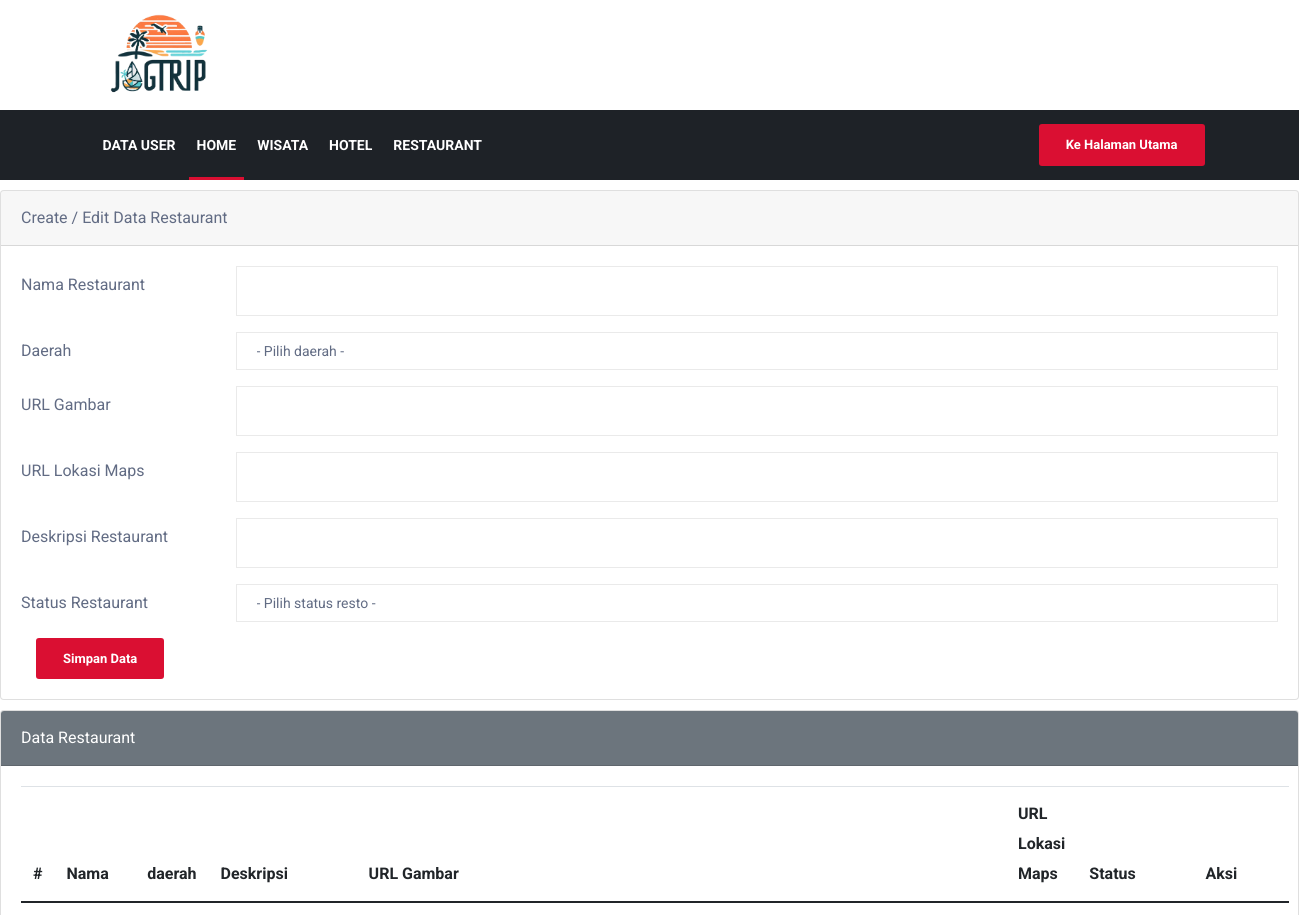
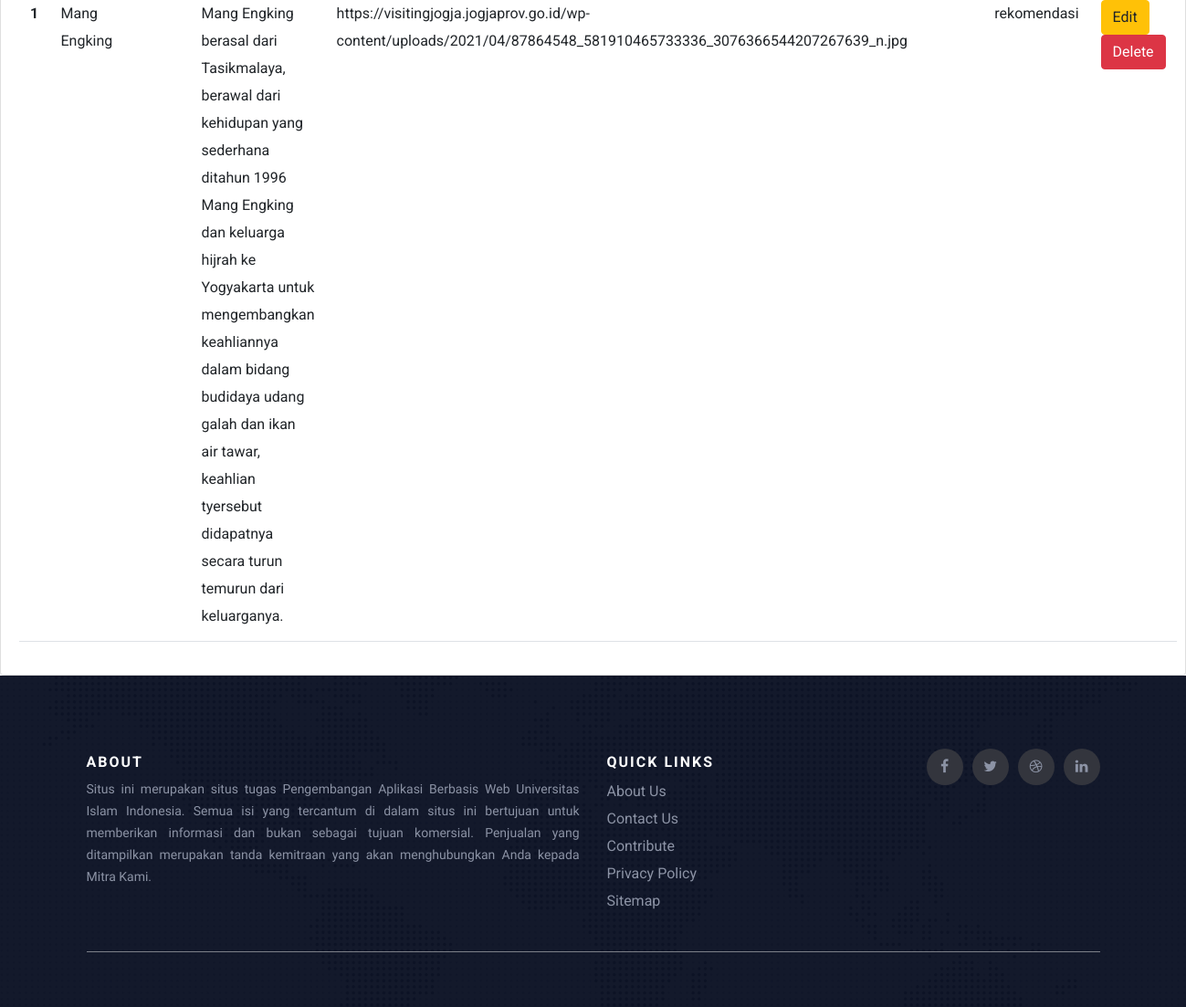
Screenshot of /admin-page/CRUD-restaurant.php with the database file from the repository (2 pictures, top to bottom).
### tables this page shows
CREATE TABLE `resto` (
  `id_resto` int(11) NOT NULL,
  `nama_resto` varchar(100) NOT NULL,
  `daerah_resto` varchar(100) NOT NULL,
  `lokasi_resto` text NOT NULL,
  `deskripsi_resto` varchar(10000) NOT NULL,
  `gambar_resto` text NOT NULL,
  `status_resto` varchar(50) NOT NULL
);

### admin-page/CRUD-restaurant.php (the view, shortened to what this page needs)
<?php
include "koneksi.php";
$nama       = "";
$deskripsi  = "";
$lokasi     = "";
$gambar     = "";
?>
<!DOCTYPE html>
<html lang="en">
<head>
    <?php
    include "head.php"
    ?>
</head>
<body>
    <?php
    include "navbar.php"
    ?>
    <div class="mx-auto">
        <div class="card">
            <div class="card-header">
                Create / Edit Data Restaurant
            </div>
            <div class="card-body">
                <form action="" method="POST">
                    <div class="mb-3 row">
                        <label for="nama" class="col-sm-2 col-form-label">Nama Restaurant</label>
                        <div class="col-sm-10">
                            <input type="text" class="form-control" id="nama" name="nama_resto" value="<?php echo $nama ?>">
                        </div>
                    </div>
                    <div class="mb-3 row">
                        <label for="daerah" class="col-sm-2 col-form-label">Daerah</label>
                        <div class="col-sm-10">
                            <select class="form-control" name="daerah_resto" id="daerah">
                                <option value="">- Pilih daerah -</option>
                            </select>
                        </div>
                    </div>
                    <div class="mb-3 row">
                        <label for="gambar" class="col-sm-2 col-form-label">URL Gambar</label>
                        <div class="col-sm-10">
                            <input type="text" class="form-control" id="gambar" name="gambar_resto" value="<?php echo $gambar ?>">
                        </div>
                    </div>
                    <div class="mb-3 row">
                        <label for="lokasi" class="col-sm-2 col-form-label">URL Lokasi Maps</label>
                        <div class="col-sm-10">
                            <input type="text" class="form-control" id="lokasi" name="lokasi_resto" value="<?php echo $lokasi ?>">
                        </div>
                    </div>
                    <div class="mb-3 row">
                        <label for="deskripsi" class="col-sm-2 col-form-label">Deskripsi Restaurant</label>
                        <div class="col-sm-10">
                            <input type="text" class="form-control" id="deskripsi" name="deskripsi_resto" value="<?php echo $deskripsi ?>">
                        </div>
                    </div>
                    <div class="mb-3 row">
                        <label for="status" class="col-sm-2 col-form-label">Status Restaurant</label>
                        <div class="col-sm-10">
                            <select class="form-control" name="status_resto" id="status">
                                <option value="">- Pilih status resto -</option>
                            </select>
                        </div>
                    </div>
                    <div class="col-12">
                        <input type="submit" name="simpan" value="Simpan Data" class="btn btn-primary" />
                    </div>
                </form>
            </div>
        </div>
        <div class="card">
            <div class="card-header text-white bg-secondary">
                Data Restaurant
            </div>
            <div class="card-body">
                <table class="table">
                    <thead>
                        <tr>
                            <th scope="col">#</th>
                            <th scope="col">Nama</th>
                            <th scope="col">daerah</th>
                            <th scope="col">Deskripsi</th>
                            <th scope="col">URL Gambar</th>
                            <th scope="col">URL Lokasi Maps</th>
                            <th scope="col">Status</th>
                            <th scope="col">Aksi</th>
                        </tr>
                    </thead>
                    <tbody>
                        <?php
                        $sql2   = "select * from resto order by id_resto desc";
                        $q2     = mysqli_query($koneksi, $sql2);
                        $urut   = 1;
                        while ($r2 = mysqli_fetch_array($q2)) {
                            $id         = $r2['id_resto'];
                            $nama       = $r2['nama_resto'];
                            $deskripsi  = $r2['deskripsi_resto'];
                            $gambar     = $r2['gambar_resto'];
                            $lokasi     = $r2['lokasi_resto'];
                            $status     = $r2['status_resto'];
                        ?>
                            <tr>
                                <th scope="row"><?php echo $urut++ ?></th>
                                <td scope="row"><?php echo $nama ?></td>
                                <td scope="row"><?php echo $lokasi ?></td>
                                <td scope="row"><?php echo $deskripsi ?></td>
                                <td scope="row"><?php echo $gambar ?></td>
                                <td scope="row"><?php echo $lokasi ?></td>
                                <td scope="row"><?php echo $status ?></td>
                                <td scope="row">
                                    <a href="CRUD-restaurant.php?op=edit&id=<?php echo $id ?>"><button type="button" class="btn btn-warning">Edit</button></a>
                                    <a href="CRUD-restaurant.php?op=delete&id=<?php echo $id ?>" onclick="return confirm('Yakin mau delete data?')"><button type="button" class="btn btn-danger">Delete</button></a>
                                </td>
                            </tr>
                        <?php
                        }
                        ?>
                    </tbody>
                </table>
            </div>
        </div>
    </div>
    <?php
    include "footer.php"
    ?>
</body>
</html>

### admin-page/css/style.css (style rules this page uses)
body { background: #fff; color: #626c84; -webkit-font-smoothing: antialiased; -moz-osx-font-smoothing: grayscale; font-family: "Roboto", sans-serif; font-size: 16px; line-height: 30px; }
html { overflow-x: hidden !important; width: 100%; height: 100%; position: relative; text-rendering: optimizeLegibility; }
body { border: 0; margin: 0; padding: 0; }
a { color: #da0f32; }
a:link, a:visited { text-decoration: none; }
.form-control { -webkit-box-shadow: none; box-shadow: none; border: 1px solid #eaeaea; padding: 5px 20px; height: 50px; background: none; color: #626c84; font-size: 14px; border-radius: 0; font-weight: normal; }
.btn.btn-primary, .btn-dark, .btn-border, .btn-white { font-size: 13px; font-weight: 700; padding: 10px 25px; line-height: 1.33; border-radius: 3px; border: 0; -webkit-transition: color 400ms, background-color 400ms, border-color 400ms; transition: color 400ms, background-color 400ms, border-color 400ms; transition: color 400ms, background-color 400ms, border-color 400ms; }
.btn.btn-primary { background: #da0f32; border: 2px solid transparent; }
:root { --primary: #da0f32; --light: #f1f8ff; --dark: #0f172b; }

### admin-page/head.php (style rules this page uses)
.mx-auto { width: auto; }
.card { margin-top: 10px; }

### rows the page displays
resto: nama_resto "Mang Engking", deskripsi_resto "Mang Engking berasal dari Tasikmalaya, berawal dari kehidupan yang sederhana ditahun 1996 Mang Engking dan keluarga hijrah ke Yogyakarta untuk mengembangkan keahliannya dalam bidang budidaya udang galah dan ikan air tawar, keahlian tyersebut didapatnya secara turun temurun dari keluarganya.", gambar_resto "https://visitingjogja.jogjaprov.go.id/wp-content/uploads/2021/04/87864548_581910465733336_3076366544207267639_n.jpg", status_resto "rekomendasi"
